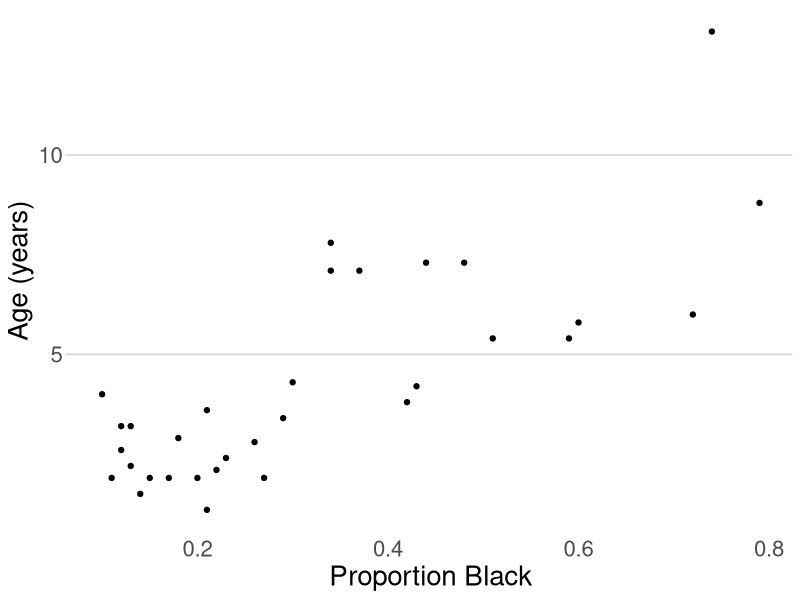

Reproduce this figure in R.
# CHAPTER 17

dat <- data.frame(black_prop = c(0.21, 0.14, 0.11, 0.13, 0.12, 0.13, 0.12, 0.18, 
                                 0.23, 0.22, 0.20, 0.17, 0.15, 0.27, 0.26, 0.21, 
                                 0.30, 0.42, 0.43, 0.59, 0.60, 0.72, 0.29, 0.10, 
                                 0.48, 0.44, 0.34, 0.37, 0.34, 0.74, 0.79, 0.51),
                  age = c(1.1, 1.5, 1.9, 2.2, 2.6, 3.2, 3.2, 2.9, 2.4, 2.1, 1.9, 
                          1.9, 1.9, 1.9, 2.8, 3.6, 4.3, 3.8, 4.2, 5.4, 5.8, 6.0, 
                          3.4, 4.0, 7.3, 7.3, 7.8, 7.1, 7.1, 13.1, 8.8, 5.4))

library(ggplot2)

ggplot(dat, aes(x = black_prop, y = age)) + 
    geom_point() + 
    xlab("Proportion Black") +
    ylab("Age (years)") + 
    theme(panel.background = element_blank(), 
          panel.grid.major.y = element_line(color = "light gray"),
          panel.grid.major.x = element_blank(),
          axis.ticks.x = element_blank(),
          axis.ticks.y = element_line(color = "light gray"),
          text = element_text(size = 20), 
          legend.position = "none",
          strip.background = element_blank(), 
          legend.title = element_blank()) 
